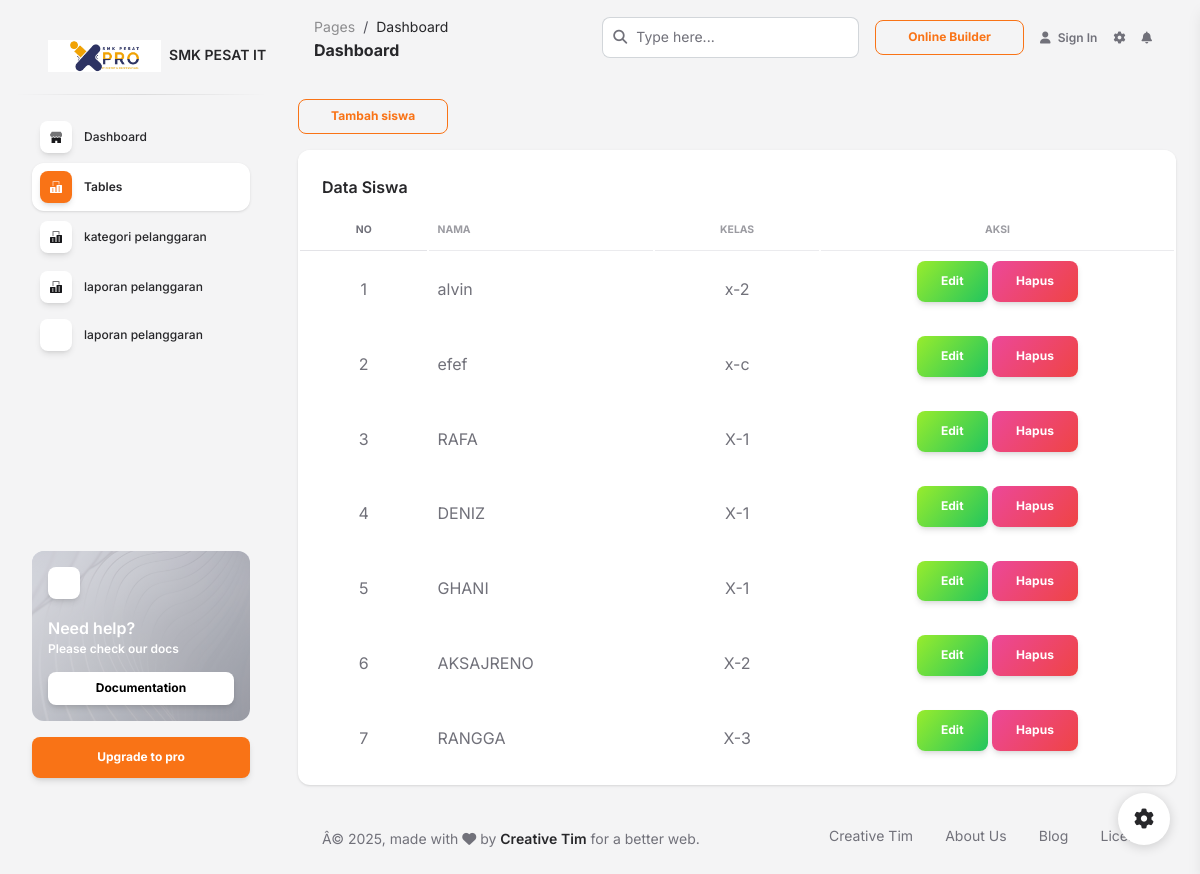
Screenshot of /pages/siswa.php with the database file from the repository.
### tables this page shows
CREATE TABLE `tbl_cis` (
  `id_siswa` int(50) NOT NULL,
  `nis` int(50) NOT NULL,
  `nama` varchar(50) NOT NULL,
  `kelas` varchar(50) NOT NULL
);

### pages/siswa.php (the view, shortened to what this page needs)
<?php
include "header.php";
include "../koneksi.php";
?>
<div class="container-fluid py-4">
   <li class="nav-item d-flex align-items-center">
        <a type="button" href="tambah_siswa.php?id_kategori=<?= $data['id_kategori'] ?> "class="btn btn-outline-primary btn-sm mb-3 me-3" target="_blank">Tambah siswa</a>
    </li>
  <div class="row">
    <div class="col-12">
      <div class="card mb-4">
        <div class="card-header pb-0">
          <h6>Data Siswa</h6>
        </div>
        <div class="card-body px-0 pt-0 pb-2">
          <div class="table-responsive p-0">
            <table class="table align-items-center mb-0">
              <thead>
                <tr>
                  <th class="text-uppercase text-secondary text-xxs font-weight-bolder opacity- text-center">No</th>
                  <th class="text-uppercase text-secondary text-xxs font-weight-bolder opacity-7 ps-2">Nama</th>
                  <th class="text-center text-uppercase text-secondary text-xxs font-weight-bolder opacity-7">Kelas</th>
                  <th class="text-center text-uppercase text-secondary text-xxs font-weight-bolder opacity-7">Aksi</th>
                </tr>
              </thead>
              <?php
              $no = 1;
              $sql = "select * from tbl_cis order by id_siswa DESC";
              $hasil = mysqli_query($koneksi, $sql);
              foreach ($hasil as $data) {
              ?>
                <tbody>
                  <tr>
                    <td class="align-middle text-center ">
                      <?= $no++ ?>
                    </td>
                    <td>
                      <?= $data['nama'] ?>
                    </td>
                    <td class="align-middle text-center ">
                      <?= $data['kelas'] ?>
                    </td>
                    <td class="align-middle text-center">
                    <a type="button" href="edit.php?id_siswa=<?= $data['id_siswa'] ?>"class="btn bg-gradient-success">Edit</></a>
                    <button type="button" class="btn bg-gradient-danger">Hapus</button>
                    </td>
                  </tr>
                <?php
              }
                ?>
                </tbody>
            </table>
          </div>
        </div>
      </div>
    </div>
  </div>
  <footer class="footer pt-3  ">
    <div class="container-fluid">
      <div class="row align-items-center justify-content-lg-between">
        <div class="col-lg-6 mb-lg-0 mb-4">
          <div class="copyright text-center text-sm text-muted text-lg-start">
            Â© ,
            made with <i class="fa fa-heart"></i> by
            <a href="https://www.creative-tim.com" class="font-weight-bold" target="_blank">Creative Tim</a>
            for a better web.
          </div>
        </div>
        <div class="col-lg-6">
          <ul class="nav nav-footer justify-content-center justify-content-lg-end">
            <li class="nav-item">
              <a href="https://www.creative-tim.com" class="nav-link text-muted" target="_blank">Creative Tim</a>
            </li>
            <li class="nav-item">
              <a href="https://www.creative-tim.com/presentation" class="nav-link text-muted" target="_blank">About Us</a>
            </li>
            <li class="nav-item">
              <a href="https://www.creative-tim.com/blog" class="nav-link text-muted" target="_blank">Blog</a>
            </li>
            <li class="nav-item">
              <a href="https://www.creative-tim.com/license" class="nav-link pe-0 text-muted" target="_blank">License</a>
            </li>
          </ul>
        </div>
      </div>
    </div>
  </footer>
</div>
</main>
<div class="fixed-plugin">
  <a class="fixed-plugin-button text-dark position-fixed px-3 py-2">
    <i class="fa fa-cog py-2"> </i>
  </a>
</div>
</body>
</html>

### rows the page displays
tbl_cis: nama "alvin", kelas "x-2"
tbl_cis: nama "efef", kelas "x-c"
tbl_cis: nama "RAFA", kelas "X-1"
tbl_cis: nama "DENIZ", kelas "X-1"
tbl_cis: nama "GHANI", kelas "X-1"
tbl_cis: nama "AKSAJRENO", kelas "X-2"
tbl_cis: nama "RANGGA", kelas "X-3"
